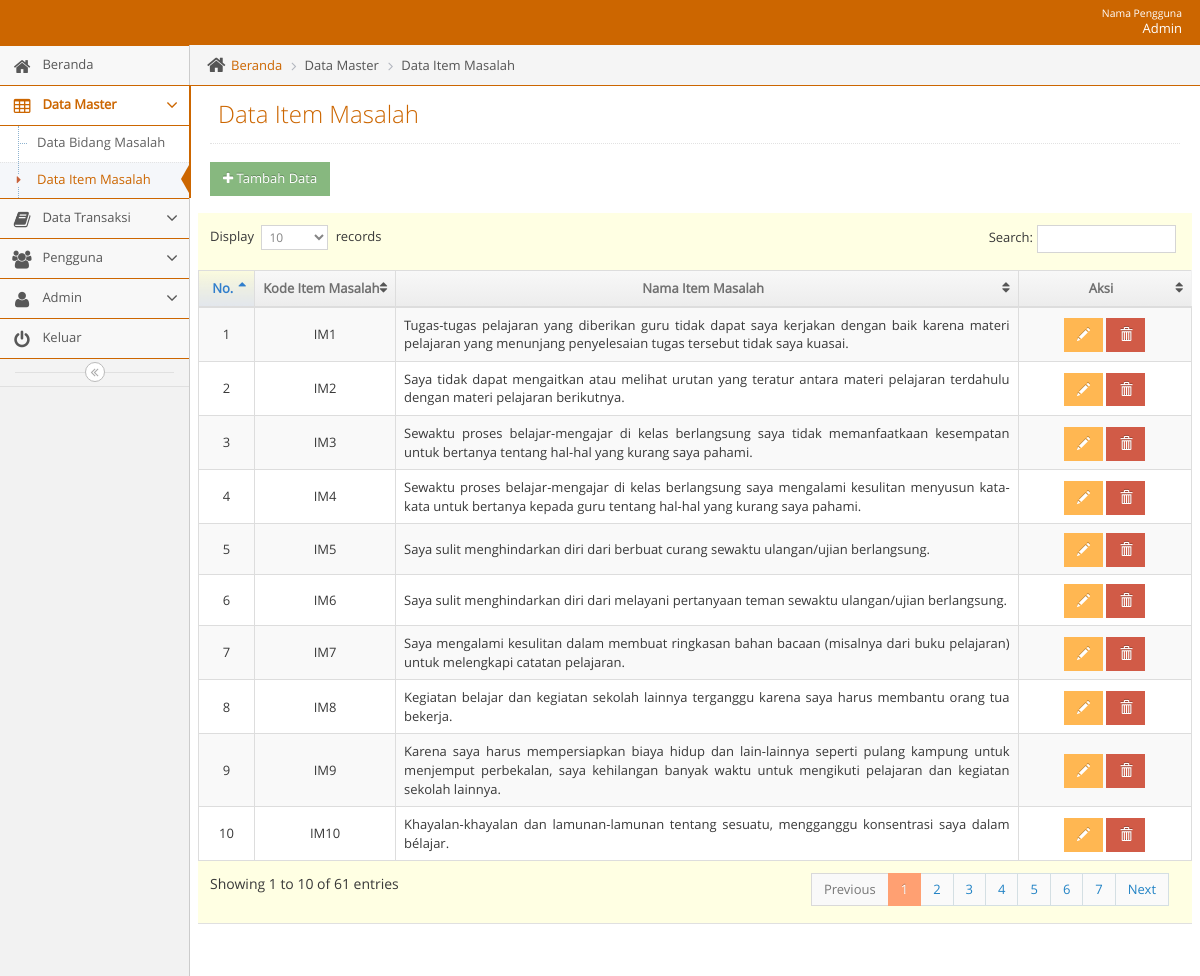
The page /admin/adminmainapp.php?unit=item_masalah_unit&act=datagrid (signed in) on the database its author committed.
### tables this page shows
CREATE TABLE `t_item_masalah` (
  `id_item_masalah` int(11) NOT NULL,
  `kode_item_masalah` varchar(5) NOT NULL,
  `nama_item_masalah` varchar(500) NOT NULL
);

### admin/unit/item_masalah_unit.php (the view, shortened to what this page needs)
<?php
$act = $_GET['act'];
switch($act){
  case "datagrid":
?>
<?php
include("../admin/leftbar.php");
?>
<div class="main-content">
  <div class="main-content-inner">
    <div class="breadcrumbs ace-save-state" id="breadcrumbs">
      <ul class="breadcrumb">
        <li>
          <i class="ace-icon fa fa-home home-icon"></i>
          <a href="adminmainapp.php?unit=dashboard">Beranda</a>
        </li>
        <li>Data Master</li>
        <li>Data Item Masalah</li>
      </ul>
    </div>
    <div class="page-content">
      <div class="page-header">
        <h1>Data Item Masalah
        </h1>
      </div>
      <h1>
        <a href="?unit=item_masalah_unit&act=input">
          <button class="btn btn-sm btn-success"><i class="fa fa-plus"></i> Tambah Data</button>
        </a>
      </h1>
      <div class="row">
        <div class="col-xs-12">
          <div class="row">
            <div class="box box-primary">
              <div class="box-body table-responsive padding">
                <table id="datatable" class="table table-striped table-bordered table-hover">
                  <thead>
                    <tr>
                      <th style="text-align: center; width: 7%">No.</th>
                      <th style="text-align: center; width: 15%">Kode Item Masalah</th>
                      <th style="text-align: center; width: 60%">Nama Item Masalah</th>
                      <th style="text-align: center; width: 18%">Aksi</th>
                    </tr>
                  </thead>
                  <tbody>
                    <?php $no=1;
                      $qdatagrid =" SELECT * FROM t_item_masalah ";
                      $rdatagrid = mysqli_query($mysqli, $qdatagrid);
                      while($ddatagrid=mysqli_fetch_assoc($rdatagrid)) {
                        echo "
                          <tr>
                            <td style= text-align:center;vertical-align:middle>$no</td>
                            <td style= text-align:center;vertical-align:middle >$ddatagrid[kode_item_masalah]</td>
                            <td style= text-align:justify;vertical-align:middle >$ddatagrid[nama_item_masalah]</td>
                            <td style=text-align:center;vertical-align:middle>
                                <a href=?unit=item_masalah_unit&act=update&kode_item_masalah=$ddatagrid[kode_item_masalah] class='btn btn-sm btn-warning glyphicon glyphicon-pencil' ></a>
                                <a href=# class='btn btn-sm btn-danger glyphicon glyphicon-trash' onclick='confirm($ddatagrid[id_item_masalah])'></a>
                            </td>
                          </tr>
                        ";
                        $no++;
                      }
                    ?>
                  </tbody>
                </table>
              </div>
            </div>
          </div>
        </div>
      </div>
    </div>
  </div>
</div>
<?php
include("../admin/footer.php");
?>
</body>
</html>
<?php
  break;
?>
<?php
}

### admin/head.php (shortened to what this page needs)
<?php error_reporting(0);
$page=$_REQUEST['unit'];
$act1=$_REQUEST['act'];
$active='class="active"';
$open='class="active open"';
?>
<!DOCTYPE html>
<html lang="en">
    <head>
        <link rel="stylesheet" href="../css/backend/css/bootstrap.min.css" />
        <link rel="stylesheet" href="../css/backend/font-awesome/4.5.0/css/font-awesome.min.css" />
        <link rel="stylesheet" href="../css/backend/css/ace.min.css" class="ace-main-stylesheet" id="main-ace-style" />
        <link rel="stylesheet" href="../css/backend/css/ace-skins.min.css" />
        <link rel="stylesheet" href="../css/backend/css/ace-rtl.min.css" />
		<link rel='stylesheet prefetch' href='../css/tentang/style.css'>
        <link rel="stylesheet" href="https://cdnjs.cloudflare.com/ajax/libs/limonte-sweetalert2/7.33.1/sweetalert2.min.css">
    </head>

### admin/navbar.php (shortened to what this page needs)
<body class="no-skin">
        <?php
        require_once '../lib/koneksi.php';
        if ($_SESSION['status'] == 'Admin') {
          $qupdate = "SELECT * FROM  t_admin WHERE nama_pengguna = '".$_SESSION['nm_pengguna']."'";
         $rupdate = mysqli_query($mysqli, $qupdate);
         $dupdate = mysqli_fetch_assoc($rupdate);
        }
        else {
          $qupdate = "SELECT * FROM  t_user WHERE nama_pengguna = '".$_SESSION['nm_pengguna']."'";
          $rupdate = mysqli_query($mysqli, $qupdate);
          $dupdate = mysqli_fetch_assoc($rupdate);
        }
        ?>
        <div id="navbar" class="navbar navbar-default ace-save-state" >
          <div class="navbar-container ace-save-state" id="navbar-container">
            <div class="navbar-buttons navbar-header pull-right" role="navigation">
              <ul class="nav ace-nav">
                <li class="light-blue dropdown-modal">
                  <a data-toggle="dropdown" href="#" class="dropdown-toggle" style>
                    <span class="user-info" style="text-align: right"><small>Nama Pengguna</small>  <?php echo ucwords($dupdate['nama']); ?></span>
                  </a>
                </li>
              </ul>
            </div>
        </div>
    </div>

### admin/adminmainapp.php
<?php
   include("../admin/head.php");
?>
<?php
   include("../admin/navbar.php");
?>
<div class="main-container ace-save-state" id="main-container">
<?php
    require_once('content.php');
?>

### admin/content.php (shortened to what this page needs)
<?php
$unit = $_GET['unit'];
if($unit == "produk_unit") {
    require_once 'unit/produk_unit.php';
}
else if($unit == "dashboard") {
    require_once 'unit/dashboard.php';
}
else if($unit == "tentangbidangmasalah_unit") {
    require_once 'unit/tentangbidangmasalah_unit.php';
}
else if($unit == "p_dashboard") {
    require_once 'unit/p_dashboard.php';
}
else if($unit == "p_bidang_masalah_unit") {
    require_once 'unit/p_bidang_masalah_unit.php';
}
else if($unit == "p_cf_unit") {
    require_once 'unit/p_cf_unit.php';
}
else if($unit == "bidang_masalah_unit") {
    require_once 'unit/bidang_masalah_unit.php';
}
else if($unit == "item_masalah_unit") {
    require_once 'unit/item_masalah_unit.php';
}

### admin/leftbar.php (shortened to what this page needs)
<div id="sidebar" class="sidebar responsive ace-save-state">
  <ul class="nav nav-list">
    <?php
      if ($_SESSION['status'] == "Admin"){
    ?>
    <li <?php if ($page=='dashboard') {echo $active;}?>>
      <a href="adminmainapp.php?unit=dashboard">
        <i class="menu-icon fa fa-home"></i>
        <span class="menu-text"> Beranda </span>
      </a>
    </li>
    <li
      <?php if ($page=='bidang_masalah_unit' or $page=='item_masalah_unit' or $page=='tentangbidangmasalah_unit') {echo $open;}?>>
      <a href="#" class="dropdown-toggle">
        <i class="menu-icon fa fa-table"></i>
        <span class="menu-text"> Data Master </span>
        <b class="arrow fa fa-angle-down"></b>
      </a>
      <ul class="submenu">
        <li <?php if ($page=='bidang_masalah_unit' && $act1=='datagrid') {echo $active;}?>>
          <a href="adminmainapp.php?unit=bidang_masalah_unit&act=datagrid">Data Bidang Masalah</a>
        </li>
        <li <?php if ($page=='item_masalah_unit' && $act1=='datagrid') {echo $active;}?>>
          <a href="adminmainapp.php?unit=item_masalah_unit&act=datagrid"><i class="menu-icon fa fa-caret-right"></i>Data
            Item Masalah</a>
        </li>
      </ul>
    </li>
    <li <?php if ($page=='dbp_unit' or $page=='konsultasi_unit') {echo $open;}?>>
      <a href="#" class="dropdown-toggle">
        <i class="menu-icon fa fa-book"></i>
        <span class="menu-text"> Data Transaksi </span>
        <b class="arrow fa fa-angle-down"></b>
      </a>
    </li>
    <li <?php if ($page=='pengguna_unit') {echo $open;}?>>
      <a href="#" class="dropdown-toggle">
        <i class="menu-icon fa fa-users"></i>
        <span class="menu-text"> Pengguna </span>
        <b class="arrow fa fa-angle-down"></b>
      </a>
    </li>
    <li <?php if ($page=='admin_unit') {echo $open;}?>>
      <a href="#" class="dropdown-toggle">
        <i class="menu-icon fa fa-user"></i>
        <span class="menu-text"> Admin </span>
        <b class="arrow fa fa-angle-down"></b>
      </a>
    </li>
    <?php
                                }
                                ?>
    <li>
      <a href="logout.php">
        <i class="menu-icon fa fa-power-off"></i>
        <span class="menu-text"> Keluar </span>
      </a>
    </li>
  </ul>
  <div class="sidebar-toggle sidebar-collapse" id="sidebar-collapse">
    <i id="sidebar-toggle-icon" class="ace-icon fa fa-angle-double-left ace-save-state"
      data-icon1="ace-icon fa fa-angle-double-left" data-icon2="ace-icon fa fa-angle-double-right"></i>
  </div>
</div>

### admin/footer.php (shortened to what this page needs)
  <div class="space-20"></div>
</div>

### css/tentang/style.css (style rules this page uses)
html { font-family:sans-serif; -ms-text-size-adjust:100%; -webkit-text-size-adjust:100% }
body { margin:0 }
a { background-color:transparent }
b,strong { font-weight:700 }
h1 { font-size:2em; margin:.67em 0 }
small { font-size:80% }
button,input,optgroup,select,textarea { color:inherit; font:inherit; margin:0 }
button { overflow:visible }
button,select { text-transform:none }
button,html input[type=button],input[type=reset],input[type=submit] { -webkit-appearance:button; cursor:pointer }
table { border-collapse:collapse; border-spacing:0 }
td,th { padding:0 }
.border-box,article,body,code,dd,div,dl,dt,fieldset,footer,form,header,html,input[type=email],input[type=password],input[type=tel],input[type=text],input[type=url],li,main,ol,p,pre,section,textarea,ul { box-sizing:border-box }

### rows shown on the page
t_item_masalah: kode_item_masalah "IM1", nama_item_masalah "Tugas-tugas pelajaran yang diberikan guru tidak dapat saya kerjakan dengan baik karena materi pelajaran yang menunjang penyelesaian tugas tersebut tidak saya kuasai."
t_item_masalah: kode_item_masalah "IM2", nama_item_masalah "Saya tidak dapat mengaitkan atau melihat urutan yang teratur antara materi pelajaran terdahulu dengan materi pelajaran berikutnya."
t_item_masalah: kode_item_masalah "IM3", nama_item_masalah "Sewaktu proses belajar-mengajar di kelas berlangsung saya tidak memanfaatkaan kesempatan untuk bertanya tentang hal-hal yang kurang saya pahami."
t_item_masalah: kode_item_masalah "IM4", nama_item_masalah "Sewaktu proses belajar-mengajar di kelas berlangsung saya mengalami kesulitan menyusun kata-kata untuk bertanya kepada guru tentang hal-hal yang kurang saya pahami."
t_item_masalah: kode_item_masalah "IM5", nama_item_masalah "Saya sulit menghindarkan diri dari berbuat curang sewaktu ulangan/ujian berlangsung."
t_item_masalah: kode_item_masalah "IM6", nama_item_masalah "Saya sulit menghindarkan diri dari melayani pertanyaan teman sewaktu ulangan/ujian berlangsung."
t_item_masalah: kode_item_masalah "IM7", nama_item_masalah "Saya mengalami kesulitan dalam membuat ringkasan bahan bacaan (misalnya dari buku pelajaran) untuk melengkapi catatan pelajaran."
t_item_masalah: kode_item_masalah "IM8", nama_item_masalah "Kegiatan belajar dan kegiatan sekolah lainnya terganggu karena saya harus membantu orang tua bekerja."
t_item_masalah: kode_item_masalah "IM9", nama_item_masalah "Karena saya harus mempersiapkan biaya hidup dan lain-lainnya seperti pulang kampung untuk menjemput perbekalan, saya kehilangan banyak waktu untuk mengikuti pelajaran dan kegiatan sekolah lainnya."
t_item_masalah: kode_item_masalah "IM10", nama_item_masalah "Khayalan-khayalan dan lamunan-lamunan tentang sesuatu, mengganggu konsentrasi saya dalam bélajar."

### other values the page prints
$dupdate['nama'] "Admin"
